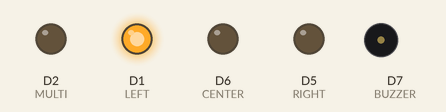
Simulated run of this sketch. Board: ESP8266 (NodeMCU). On the bench: output pins drawn as LEDs (lit = HIGH), buzzer (waves = sounding).

Above: at 0.1 s.
At 1.3 s:
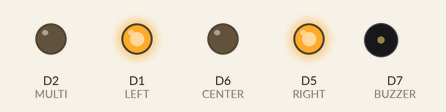
At 2.5 s:
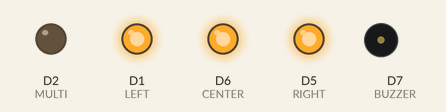
At 23.2 s:
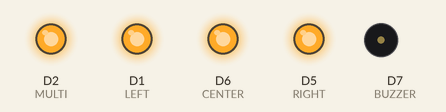
At 28.9 s:
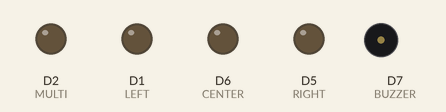
At 37.1 s:
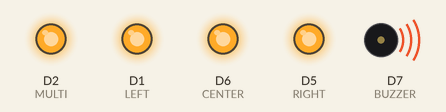
Timing chart, 0 to 40.0 s (numbered marks = the images above):
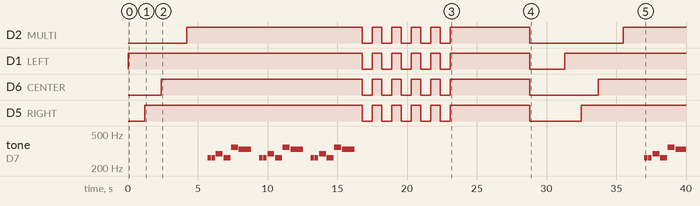

The sketch:

Birthday_project.ino
```cpp
#define LEFT   D1
#define RIGHT  D5
#define CENTER D6
#define MULTI  D2
#define BUZZER D7

void setup() {
  pinMode(LEFT, OUTPUT);
  pinMode(RIGHT, OUTPUT);
  pinMode(CENTER, OUTPUT);
  pinMode(MULTI, OUTPUT);
  pinMode(BUZZER, OUTPUT);

  digitalWrite(LEFT, LOW);
  digitalWrite(RIGHT, LOW);
  digitalWrite(CENTER, LOW);
  digitalWrite(MULTI, LOW);
}

void beep(int frequency, int duration) {
  tone(BUZZER, frequency, duration);
  delay(duration + 50);   // original buzzer timing
}

void birthdayTune() {
  beep(262, 250);  // C
  beep(262, 250);  // C
  beep(294, 500);  // D
  beep(262, 500);  // C
  beep(349, 500);  // F
  beep(330, 900);  // E
}

void loop() {

  // ===== BUILD THE H =====
  digitalWrite(LEFT, HIGH);
  delay(1200);

  digitalWrite(RIGHT, HIGH);
  delay(1200);

  digitalWrite(CENTER, HIGH);
  delay(1800);

  // ===== MULTI LED =====
  digitalWrite(MULTI, HIGH);
  delay(1500);

  // ===== BUZZER TUNE REPEATS 3 TIMES =====
  for (int i = 0; i < 3; i++) {
    birthdayTune();
    delay(500);
  }

  // ===== CELEBRATION FLASH =====
  for (int i = 0; i < 5; i++) {

    digitalWrite(LEFT, LOW);
    digitalWrite(RIGHT, LOW);
    digitalWrite(CENTER, LOW);
    digitalWrite(MULTI, LOW);
    delay(700);

    digitalWrite(LEFT, HIGH);
    digitalWrite(RIGHT, HIGH);
    digitalWrite(CENTER, HIGH);
    digitalWrite(MULTI, HIGH);
    delay(700);
  }

  // ===== FINAL DISPLAY =====
  digitalWrite(LEFT, HIGH);
  digitalWrite(RIGHT, HIGH);
  digitalWrite(CENTER, HIGH);
  digitalWrite(MULTI, HIGH);

  delay(5000);

  // ===== RESET =====
  digitalWrite(LEFT, LOW);
  digitalWrite(RIGHT, LOW);
  digitalWrite(CENTER, LOW);
  digitalWrite(MULTI, LOW);

  delay(2500);
}
```

Measured:
- by itself, D2 (MULTI): goes HIGH 12.6 s, 4 × (LOW 0.70 s, HIGH 0.70 s), LOW 0.70 s, HIGH 5.7 s, LOW 6.7 s, then HIGH
- by itself, D1 (LEFT): goes HIGH 16.8 s, 4 × (LOW 0.70 s, HIGH 0.70 s), LOW 0.70 s, HIGH 5.7 s, LOW 2.5 s, then HIGH
- by itself, D6 (CENTER): goes HIGH 14.4 s, 4 × (LOW 0.70 s, HIGH 0.70 s), LOW 0.70 s, HIGH 5.7 s, LOW 4.9 s, then HIGH
- by itself, D5 (RIGHT): goes HIGH 15.6 s, 4 × (LOW 0.70 s, HIGH 0.70 s), LOW 0.70 s, HIGH 5.7 s, LOW 3.7 s, then HIGH
- by itself, tone on D7 (BUZZER): plays 262 Hz for 0.25 s, 262 Hz for 0.25 s, 294 Hz for 0.50 s, 262 Hz for 0.50 s, 349 Hz for 0.50 s, 330 Hz for 0.90 s … (24 notes in this stretch)
